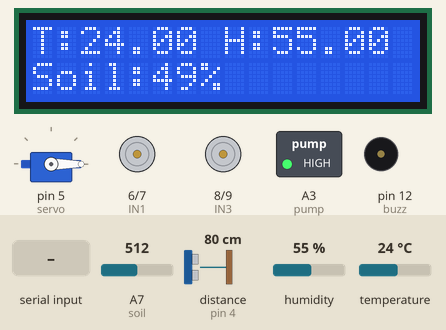
Recording of a sketch running on a simulated Arduino Mega 2560, built with avr-gcc and run on an emulated ATmega2560. Shown: servo, 16×2 character LCD, motor-driver pin pairs drawn as motors (green arrow = first pin HIGH = forward, orange = second pin HIGH = backward, longer = more drive), switched loads named in the sketch (green lamp = pin HIGH), buzzer (waves = sounding, pin HIGH). Wiring (inferred from the names in the program): ultrasonic range finder: trigger pin 3; echo pin 4. The inputs (shaded band) are chosen by the test bench; at power-on: distance to the obstacle (sensor on pin 4) 80 cm, humidity 55 %, A7 (soil) = 512, temperature 24 °C. The echo pulse lasts 58.3 µs per cm; pins used as bus, display or sensor lines are not drawn.

Above: at 2.1 s.
2.2 s: distance to the obstacle (sensor on pin 4) set to 32 cm
3.7 s: distance to the obstacle (sensor on pin 4) set to 27 cm
At 5.9 s:
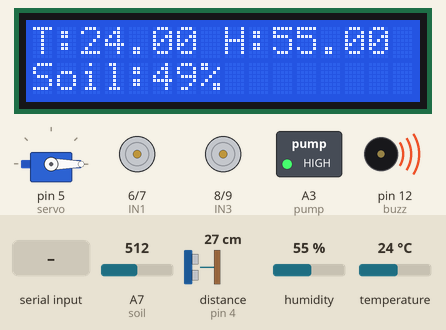
6.4 s: "s\n" received over the second serial link
At 6.67 s:
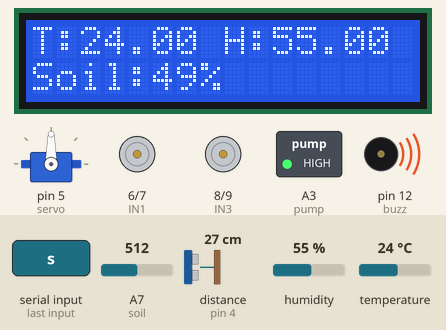
8.9 s: "A\n" received over the second serial link
At 10.4 s:
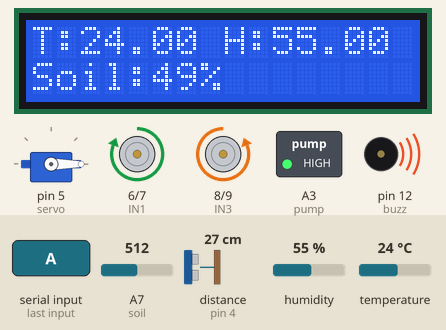
13.8 s: "P\n" received over the second serial link
At 14.9 s:
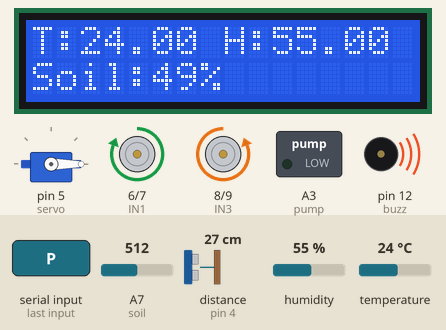
17.1 s: humidity set to 22 %
At 19.72 s:
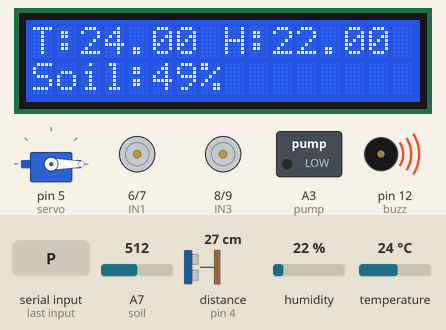
Timing chart, 0 to 21.5 s (numbered marks = the images above; inputs shaded):
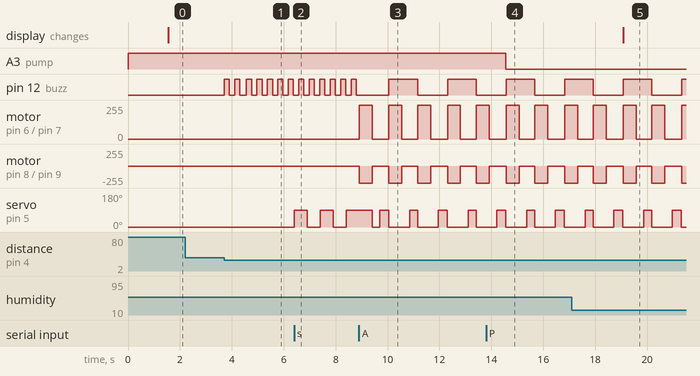

Measured:
- the behaviour switches between 31 and 30 cm on distance to the obstacle (sensor on pin 4) (found by bisection; images 0 and 1)
- after the input at 2.2 s, every drawn part: stays the same
- after the input at 3.7 s, pin 12 (buzz): alternates HIGH for 0.20 s and LOW for 0.20 s, starting at once
- after the input at 6.4 s, servo on pin 5 (servo): alternates 90° for 0.50 s and 0° for 0.50 s, starting at once
- after the input at 8.9 s, pin 12 (buzz): alternates HIGH for 1.1 s and LOW for 1.2 s, starting after 1.2 s; motor on pin 6 (IN1) / pin 7 (IN2): alternates forward 255/255 for 0.50 s and stopped for 0.63 s, starting at once; motor on pin 8 (IN3) / pin 9 (IN4): alternates backward 255/255 for 0.50 s and stopped for 0.63 s, starting at once
- after the input at 13.8 s, A3 (pump): HIGH → LOW after 0.76 s
- after the input at 17.1 s, the display: changes after 2.0 s (image 5)

The sketch:

Mega_Agriculture_Robot.ino
```cpp
#include <SoftwareSerial.h>
#include <Servo.h>
#include <LiquidCrystal_I2C.h>
#include <DHT.h>

// ===== OBJECTS =====
Servo servo;
SoftwareSerial BTSerial(10, 11);
LiquidCrystal_I2C lcd(0x27, 16, 2);
DHT dht(2, DHT11);

// ===== PINS =====
#define pump A3
#define buzz 12
#define soil A7

#define trig 3
#define echo 4

#define IN1 6
#define IN2 7
#define IN3 8
#define IN4 9

// ===== VARIABLES =====
char cmd = '\0';
unsigned long lastSensorTime = 0;
unsigned long lastServoTime = 0;
unsigned long lastAutoTime = 0;
unsigned long lastBeepTime = 0;

bool servoRunning = false;
bool autoMode = false;
bool servoPos = false;
bool soilBeepFlag = false;

// ===== SETUP =====
void setup()
{
  pinMode(pump, OUTPUT);
  pinMode(buzz, OUTPUT);
  pinMode(soil, INPUT);

  pinMode(trig, OUTPUT);
  pinMode(echo, INPUT);

  pinMode(IN1, OUTPUT);
  pinMode(IN2, OUTPUT);
  pinMode(IN3, OUTPUT);
  pinMode(IN4, OUTPUT);

  digitalWrite(pump, HIGH); // Pump OFF

  Serial.begin(9600);
  BTSerial.begin(9600);

  dht.begin();
  servo.attach(5);
  servo.write(0);

  lcd.init();
  lcd.backlight();
}

// ===== LOOP =====
void loop()
{
  // ===== BLUETOOTH =====
  if (BTSerial.available())
  {
    cmd = BTSerial.read();
    if (cmd == '\n' || cmd == '\r') return;

    switch (cmd)
    {
      case 's':
        servoRunning = true;
        autoMode = false;
        break;

      case 'S':
        servoRunning = false;
        autoMode = false;
        stopMotor();
        servo.write(0);
        digitalWrite(pump, HIGH);
        break;

      case 'A':
        autoMode = true;
        servoRunning = false;
        break;

      case 'P':
        digitalWrite(pump, LOW);
        break;

      case 'O':
        digitalWrite(pump, HIGH);
        break;
    }
  }

  // ===== OBSTACLE (SCARECROW) =====
  float dist = getDistance();
  bool obstacle = (dist > 0 && dist < 30);

  if (obstacle)
  {
    // continuous beep (non-blocking style)
    if (millis() - lastBeepTime > 200)
    {
      lastBeepTime = millis();
      digitalWrite(buzz, !digitalRead(buzz));
    }
  }
  else
  {
    digitalWrite(buzz, LOW);
  }

  // ===== SERVO CONTINUOUS =====
  if (servoRunning && millis() - lastServoTime > 500)
  {
    lastServoTime = millis();
    servoPos = !servoPos;
    servo.write(servoPos ? 90 : 0);
  }

  // ===== AUTO MODE =====
  if (autoMode && millis() - lastAutoTime > 1000)
  {
    lastAutoTime = millis();

    forward();
    delay(500);
    stopMotor();

    servo.write(0);
    delay(300);
    servo.write(90);
    delay(300);
    servo.write(0);
  }

  // ===== SENSOR =====
  if (millis() - lastSensorTime > 1500)
  {
    lastSensorTime = millis();

    int soil_raw = analogRead(soil);
    int soil_value = map(soil_raw, 1023, 0, 0, 100);

    float temp = dht.readTemperature();
    float humi = dht.readHumidity();

    // Soil beep (ONLY if no obstacle)
    if (!obstacle)
    {
      if (soil_value == 0 && !soilBeepFlag)
      {
        beep();
        soilBeepFlag = true;
      }
      else if (soil_value > 0)
      {
        soilBeepFlag = false;
      }
    }

    // ===== LCD =====
    lcd.clear();
    lcd.setCursor(0, 0);
    lcd.print("T:");
    lcd.print(temp);
    lcd.print(" H:");
    lcd.print(humi);

    lcd.setCursor(0, 1);
    lcd.print("Soil:");
    lcd.print(soil_value);
    lcd.print("%");
  }

  // ===== MANUAL CONTROL =====
  if (!autoMode)
    controlCar();
}

// ===== CONTROL =====
void controlCar()
{
  switch (cmd)
  {
    case 'F': forward(); break;
    case 'B': backward(); break;
    case 'L': left(); break;
    case 'R': right(); break;
  }
}

// ===== DISTANCE =====
float getDistance()
{
  digitalWrite(trig, LOW);
  delayMicroseconds(2);
  digitalWrite(trig, HIGH);
  delayMicroseconds(10);
  digitalWrite(trig, LOW);

  long duration = pulseIn(echo, HIGH, 20000);
  return duration / 58.82;
}

// ===== MOTOR =====
void forward()
{
  digitalWrite(IN1, HIGH);
  digitalWrite(IN2, LOW);
  digitalWrite(IN3, LOW);
  digitalWrite(IN4, HIGH);
}

void backward()
{
  digitalWrite(IN1, LOW);
  digitalWrite(IN2, HIGH);
  digitalWrite(IN3, HIGH);
  digitalWrite(IN4, LOW);
}

void right()
{
  digitalWrite(IN1, LOW);
  digitalWrite(IN2, HIGH);
  digitalWrite(IN3, LOW);
  digitalWrite(IN4, HIGH);
}

void left()
{
  digitalWrite(IN1, HIGH);
  digitalWrite(IN2, LOW);
  digitalWrite(IN3, HIGH);
  digitalWrite(IN4, LOW);
}

void stopMotor()
{
  digitalWrite(IN1, LOW);
  digitalWrite(IN2, LOW);
  digitalWrite(IN3, LOW);
  digitalWrite(IN4, LOW);
}

// ===== BUZZER =====
void beep()
{
  digitalWrite(buzz, HIGH);
  delay(100);
  digitalWrite(buzz, LOW);
}
```
